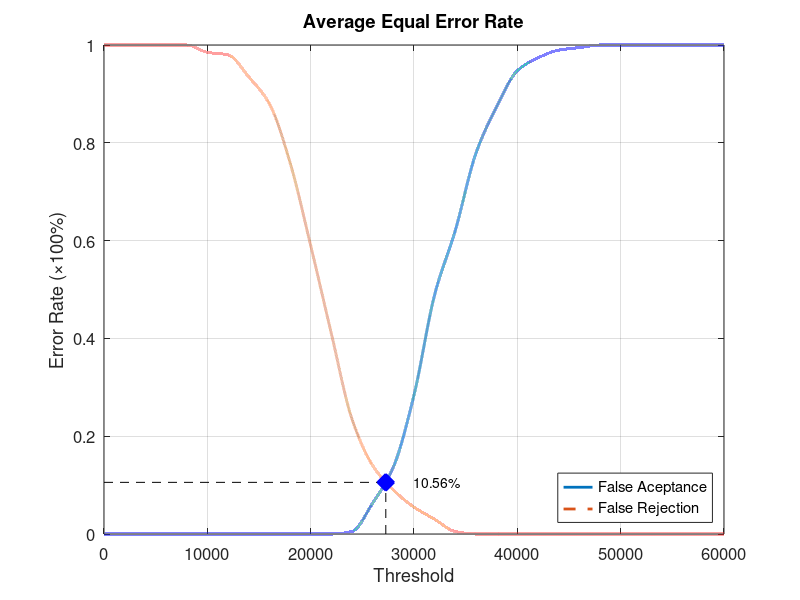
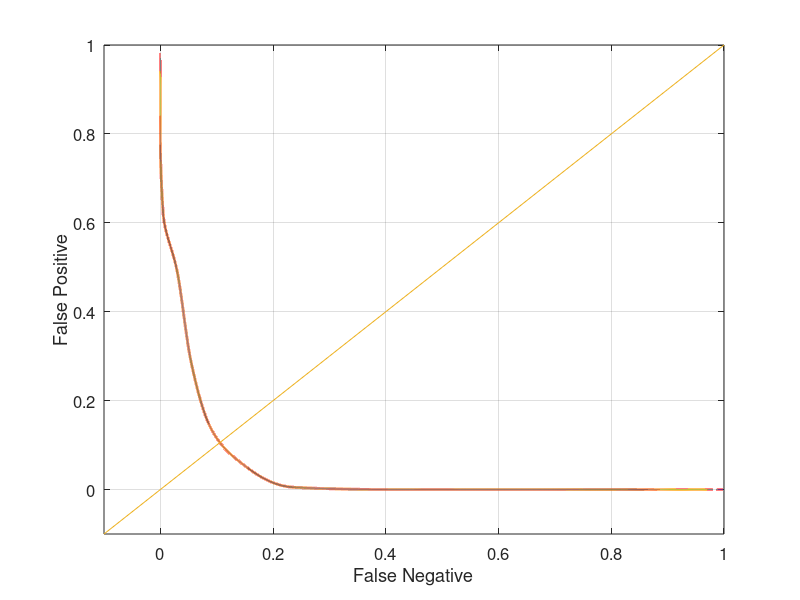

Write the MATLAB code that produced these figures, in order.
function yEER = Database1_1
close all;
clear;
clc;
x = 0:2000:60000;
xq = 0:0.5:60000;

y0 = [0 0 0 0 0 0 0 0 0 0 0 0 0.00526316 0.0631579 0.136842 0.284211 0.489474 0.621053 0.778947 0.873684 0.947368 0.973684 0.989474 0.994737 1 1 1 1 1 1 1];
yy0 = interp1(x, y0, xq, 'pchip');
y1 = [1 1 1 1 1 0.985 0.98 0.935 0.88 0.76 0.59 0.41 0.235 0.14 0.09 0.055 0.03 0.005 0 0 0 0 0 0 0 0 0 0 0 0 0];
yy1 = interp1(x, y1, xq, 'pchip');

% Calculating EER: 
y2 = abs(y0 - y1);
find(y2 == min(y2))
yy2 = abs(yy0 - yy1);
xEER = find(yy2 == min(yy2));
xEERIndex = xq(xEER) % X-axis EER
yEER = yy0(xEER) % Y-axis EER

main = figure
plot(xq, yy0,'-','LineWidth', 2);	hold on
plot(xq, yy1,'--','LineWidth', 2);	hold on
plot([xEERIndex xEERIndex], [0 yEER], 'k--');	hold on
plot([0 xEERIndex], [yEER yEER], 'k--');	hold on
plot(xEERIndex, yEER, 'bx', 'LineWidth', 10);	hold on
text(xEERIndex + 10 * xEERIndex / 100, yEER, [num2str(round((10000 * yEER)) / 100) '%'])
legend('False Aceptance', 'False Rejection', 'Location', 'SouthEast')
xlabel('Threshold')
ylabel('Error Rate (\times100%)')
title('Average Equal Error Rate')
set(gca, 'FontSize', 12)
axis([0 60000 0 1])
grid on

print(main, 'Database1_1Main', '-dpng');
FNRxFPR = figure('Color', [1 1 1]);
plot(yy1, yy0, '-', yy1, yy0, 'LineWidth', 2);
hold on
y = -0.1:0.1:1
plot(y, y); 
set(gca, 'FontSize', 12)
xlabel('False Negative')
ylabel('False Positive')
axis([-0.1 1 -0.1 1])
set(gca, 'FontSize', 12)
grid on

print(FNRxFPR, 'Database1_1FNRxFPR','-dpng');
end
